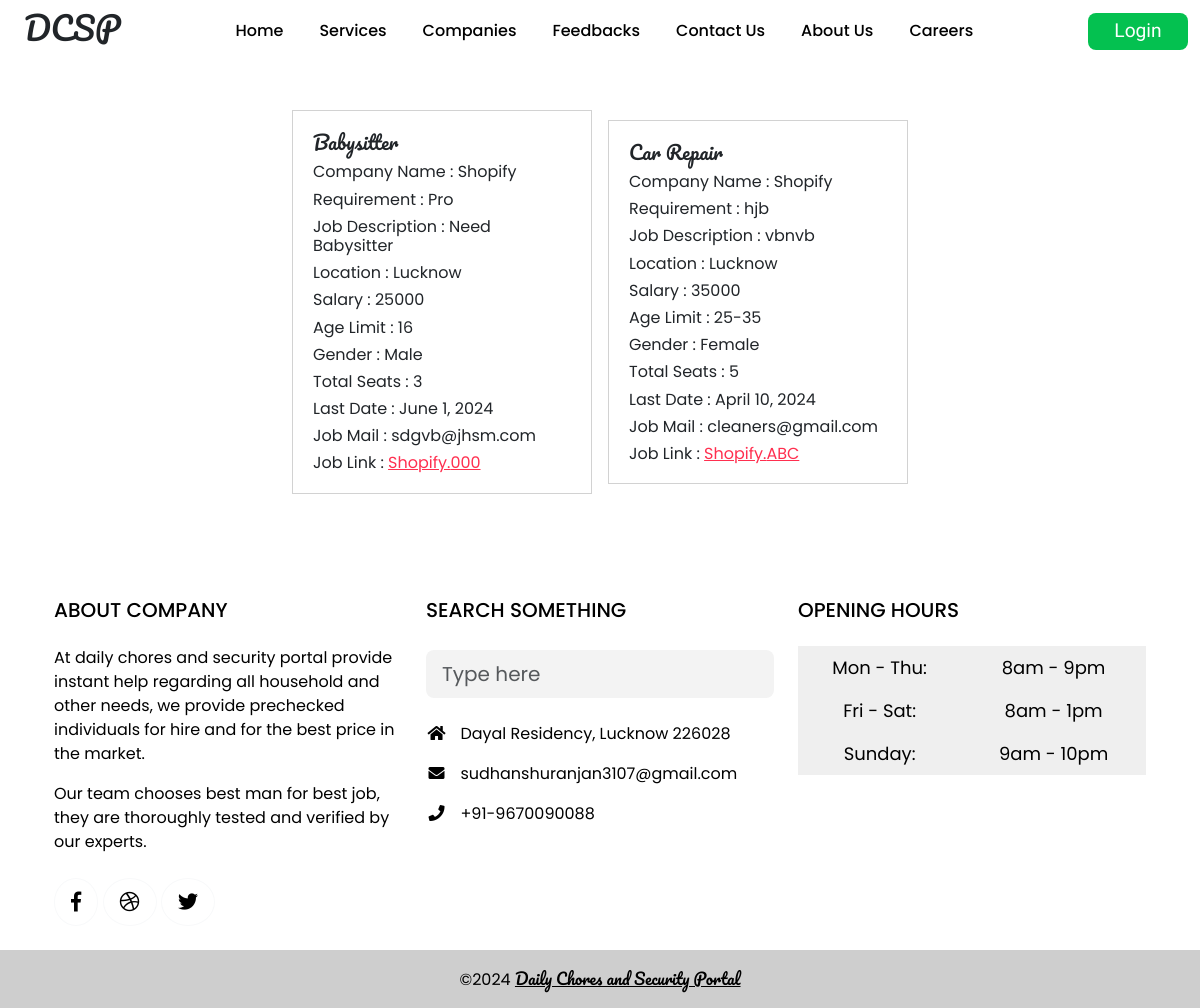
The app's page /careers/ with its own data.
### dcs_app/models.py (models this page shows, shortened)
class Hiring(models.Model):
    GENDER_CHOICES = (
        ('Male', 'Male'),
        ('Female', 'Female'),
    )
    job_category = models.ForeignKey(Employee_Category, on_delete=models.DO_NOTHING)
    job_description = models.TextField()
    job_requirement = models.CharField(max_length=50)
    job_location = models.CharField(max_length=50)
    job_salary = models.CharField(max_length=50)
    job_age_limit = models.CharField(max_length=5)
    job_mail = models.CharField(max_length=50)
    job_lastdate_toapply = models.DateField(default=timezone.now)
    job_gender = models.CharField(max_length=10, choices=GENDER_CHOICES)
    job_seats = models.CharField(max_length=5)
    job_post_link = models.CharField(max_length=50)
    company = models.ForeignKey(Comp_Reg, on_delete=models.DO_NOTHING)
    updated = models.DateTimeField(auto_now=True)
    created = models.DateTimeField(auto_now_add=True)
    class Meta:
        ordering = ['-updated', '-created']

class Employee_Category(models.Model):
    comp_reg = models.ForeignKey(Comp_Reg, on_delete=models.DO_NOTHING)
    emp_category = models.CharField(max_length=50)
    emp_category_pic = models.FileField(max_length=100, upload_to='Dailychores_Security/Employee_categories/', default="")
    category_charge = models.IntegerField(default=50000)
    emp_description = models.CharField(max_length=100)

class Comp_Reg(models.Model):
    usertype = models.CharField(max_length=20, default='company')
    c_id = models.CharField(max_length=100, primary_key=True, default=1)
    c_pic = models.FileField(max_length=100, upload_to='Dailychores_Security/Companies/', default="")
    c_pass = models.CharField(max_length=32)
    c_name = models.CharField(max_length=50)
    c_ceo = models.CharField(max_length=50)
    c_phone = models.CharField(max_length=13)
    c_email = models.EmailField(max_length=30)
    c_city = models.CharField(max_length=20)
    c_regno = models.CharField(max_length=30)
    status = models.BooleanField(default=False)
    c_addr = models.TextField()
    c_about = models.TextField()
    time = models.TimeField(default=timezone.now)
    date = models.DateField(default=timezone.now)

### dcs_app/views.py (the view)
# urls.py: path("careers/",views.careers,name="careers"),
def careers(request):
    if request.method == 'GET':
        career_obj = Hiring.objects.all().order_by('-job_lastdate_toapply')
        context = {"careers":career_obj}
        return render(request, 'dcs_app/html/careers.html', context)

### dcs_app/templates/dcs_app/html/careers.html (shortened to what this page needs)
<!DOCTYPE html>
{%load static%}
<html lang="en">
<head>
    {%include 'dcs_app/common/common_css.html'%}
</head>
<body>
    {%include 'dcs_app/common/header.html'%}
    <div class="dc">
    {% for career in careers%}
    <div class="card bgcol m-2 p-1" style="width: 300px;">
        <div class="card-body">
          <h2 class="card-title pacifico">{{career.job_category.emp_category}}</h2>
          <h3 class="card-text">Company Name : {{career.company.c_name}}</h3>
          <h3 class="card-text">Requirement : {{career.job_requirement}}</h3>
          <h3 class="card-text">Job Description : {{career.job_description}}</h3>
          <h3 class="card-text">Location : {{career.job_location}}</h3>
          <h3 class="card-text">Salary : {{career.job_salary}}</h3>
          <h3 class="card-text">Age Limit : {{career.job_age_limit}}</h3>
          <h3 class="card-text">Gender : {{career.job_gender}}</h3>
          <h3 class="card-text">Total Seats : {{career.job_seats}}</h3>
          <h3 class="card-text">Last Date : {{career.job_lastdate_toapply}}</h3>
          <h3 class="card-text">Job Mail : {{career.job_mail}}</h3>
          <h3 class="card-text">Job Link : <a href="{%url 'jobs' c_id=career.company_id %}">{{career.company.c_name}}.{{career.job_post_link}}</a></h3>
         </div>
    </div>
    {%endfor%}
</div>
    {%include 'dcs_app/common/footer.html'%}
</body>
</html>

### dcs_app/static/dcs_app/css/style.css (style rules this page uses)
.pacifico { font-family: "Pacifico", system-ui !important; }
* { margin: 0; padding: 0; box-sizing: border-box; scroll-behavior: smooth; }
body { font-family: 'Poppins'; }
.bgcol { backdrop-filter: blur(10px); }
.dc { display: flex; width: 100%; justify-content: center; align-items: center; flex-wrap: wrap; height: fit-content; margin:5vh 0; padding: 0 2vw; }

### dcs_app/templates/dcs_app/html/careers.html (style rules this page uses)
a { color: rgb(255, 47, 79); }

### records on screen
Hiring: job_category.emp_category "Babysitter", company.c_name "Shopify", job_requirement "Pro", job_description "Need Babysitter", job_location "Lucknow", job_salary "25000", job_age_limit "16", job_gender "Male", job_seats "3", job_lastdate_toapply "June 1, 2024", job_mail "sdgvb@jhsm.com", job_post_link "000"
Hiring: job_category.emp_category "Car Repair", company.c_name "Shopify", job_requirement "hjb", job_description "vbnvb", job_location "Lucknow", job_salary "35000", job_age_limit "25-35", job_gender "Female", job_seats "5", job_lastdate_toapply "April 10, 2024", job_mail "cleaners@gmail.com", job_post_link "ABC"
